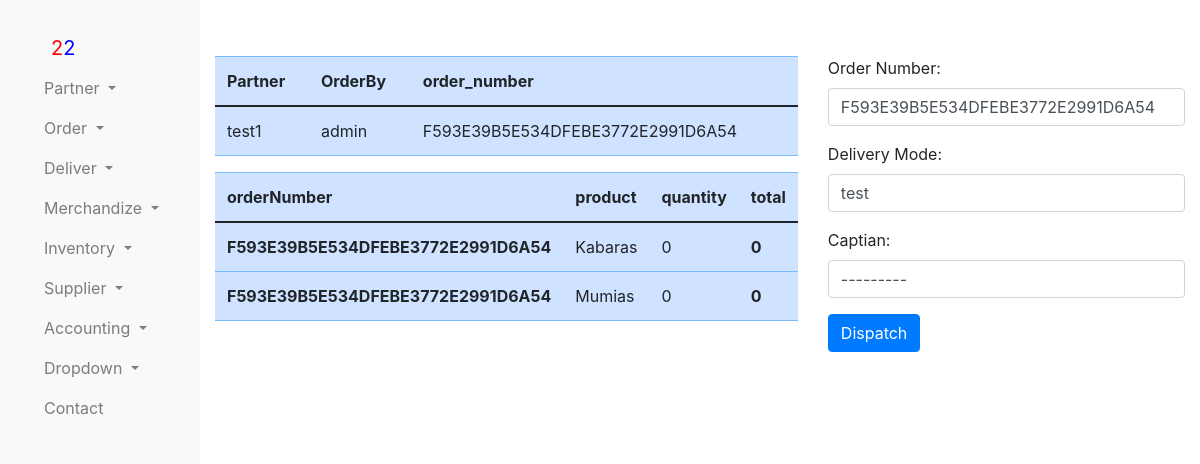
The app's page /delivery/createDispatch/1 with its own data.
### order/models.py (models this page shows)
class OrderNumberPartner(models.Model):
    partner = models.ForeignKey(PartnerBusiness,on_delete=models.SET_DEFAULT,default=1)
    orderBy = models.ForeignKey(settings.AUTH_USER_MODEL, on_delete=models.CASCADE)
    order_number = models.CharField(max_length=40)
    total = models.DecimalField(default=0, max_digits=10, decimal_places=2)
    def __str__(self):
        return  self.order_number

class OrderItemPartner(models.Model):
    orderNumber = models.ForeignKey(OrderNumberPartner,on_delete=models.SET_DEFAULT,default=1)
    product = models.ForeignKey(ProductModel,on_delete=models.SET_DEFAULT,default=1)
    quantity = models.IntegerField()

### partner/models.py (models this page shows)
class PartnerBusiness(models.Model):
    businessName = models.CharField(max_length=255)
    county = models.CharField(max_length=255)
    town = models.CharField(max_length=255)
    street= models.CharField(max_length=255)
    businessLocation= models.CharField(max_length=255)
    businessType = models.ForeignKey(businessType, on_delete=models.CASCADE)
    registerBy = models.ForeignKey(settings.AUTH_USER_MODEL, on_delete=models.CASCADE)

### product/models.py (models this page shows)
class ProductModel(models.Model):
    product_category =  models.ForeignKey(ProductCategoryModel,on_delete=models.SET_DEFAULT,default=1)
    product_name = models.CharField(max_length=255)
    product_description = models.CharField(max_length=255)
    product_price = models.IntegerField()
    packaging_quantity = models.IntegerField()
    product_quantity = models.IntegerField()
    product_image = models.ImageField(upload_to='product_images/',default='media/')
    def __str__(self):
        return  self.product_name

### delivery/views.py (the view)
def createDispatchView(request,id):
    form = onTransitForm
    orders=OrderNumberPartner.objects.get(pk=id)
    orderitems = OrderItemPartner.objects.filter(orderNumber=orders)
    orderinvoice=OrderInvoice.objects.filter(order=orders)
    form = onTransitForm(initial={"orderNumber":orders})
    if request.method=="POST":
        form = onTransitForm(request.POST)
        if form.is_valid():
            captain=form.cleaned_data['captain']
            form.save()
            return redirect("orderList_url")
    return render(request,'createDispatch.html',{"orders":orders,"orderitems":orderitems,"form":form})

### delivery/forms.py
class onTransitForm(forms.ModelForm):
    class Meta:
        model = Ontransit
        fields = ["orderNumber","deliveryMode","captain",]
        labels = {"orderNumber":"Order Number",
                  "deliveryMode":"Delivery Mode",
                  "captain":"Captian",
                  }
        widgets = {
                    "orderNumber":forms.Select(attrs={'class':'form-control'}),
                    "deliveryMode":forms.Select(attrs={'class':'form-control'}),
                    "captain":forms.Select(attrs={'class':'form-control'}),
                    }

### delivery/models.py (called while the page is built)
    def __str__(self):
        return  self.number_plate

### delivery/templates/createDispatch.html (shortened to what this page needs)
{%extends 'partnerBase.html'%}
{%block content%}
    <div>
          <div class="container">
            <div class="row align-items-start">
              <div class="col">
         <div>
          <table class="table table-primary">
            <thead>
              <tr>
                <th scope="col">Partner</th>
                <th scope="col">OrderBy </th>
                <th scope="col">order_number</th>
              </tr>
            </thead>
            <tbody>
              <tr>
                <td scope="row">{{orders.partner.businessName }}</td>
                <td scope="row">{{orders.orderBy  }}</td>
                <td>{{orders.order_number}}</td>
              </tr>
            </tbody>
          </table>
        </div>
          <div>
            <div>
       <table class="table table-primary">
         <thead>
           <tr>
             <th scope="col">orderNumber </th>
             <th scope="col">product </th>
             <th scope="col">quantity</th>
             <th scope="col">total</th>
           </tr>
         </thead>
         <tbody>
             {% for pro  in  orderitems %}
           <tr>
             <th scope="row">{{pro.orderNumber  }}</th>
             <td>{{pro.product }}</td>
             <td>{{pro.quantity}}</td>
            <th>{% widthratio pro.quantity 1 pro.product.product_price %}</th>
           </tr>
           {% empty %}
           <tr><td colspan="5">Currently no Data Available</td></tr>
           {%endfor%}
         </tbody>
       </table>
     </div>
          </div>
              </div>
              <div class="col">
                <form method="post">
                   {{ form.as_p }}
                   <button type="submit" class="btn btn-primary">Dispatch</button>
               </form>
              </div>
            </div>
    </div>
{%endblock%}

### records on screen
OrderNumberPartner: partner.businessName "test1", orderBy "admin", order_number "F593E39B5E534DFEBE3772E2991D6A54"
OrderItemPartner: orderNumber "F593E39B5E534DFEBE3772E2991D6A54", product "Kabaras", quantity "0", quantity+product "0"
OrderItemPartner: orderNumber "F593E39B5E534DFEBE3772E2991D6A54", product "Mumias", quantity "0", quantity+product "0"
